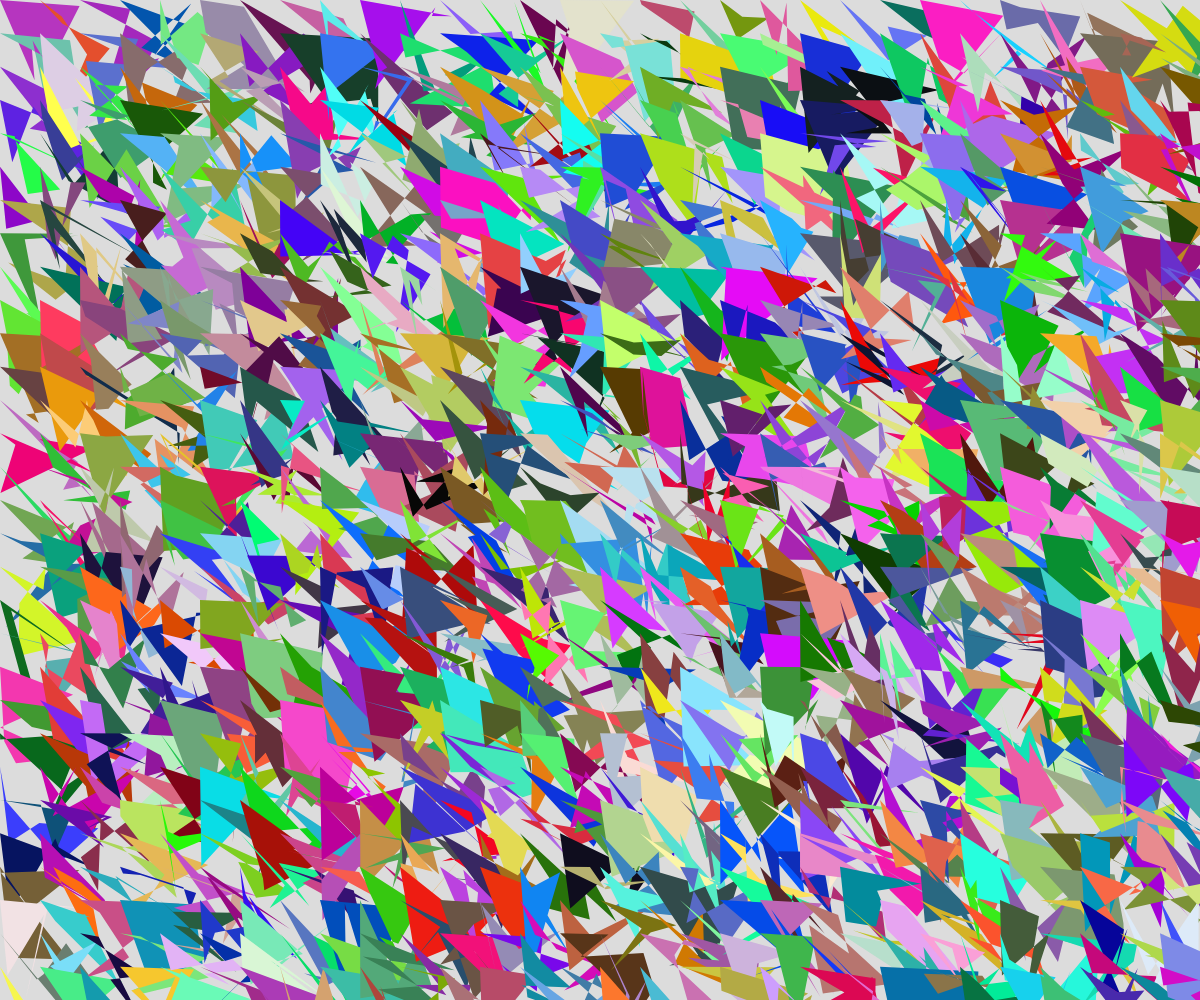
Frame 1 (no input)
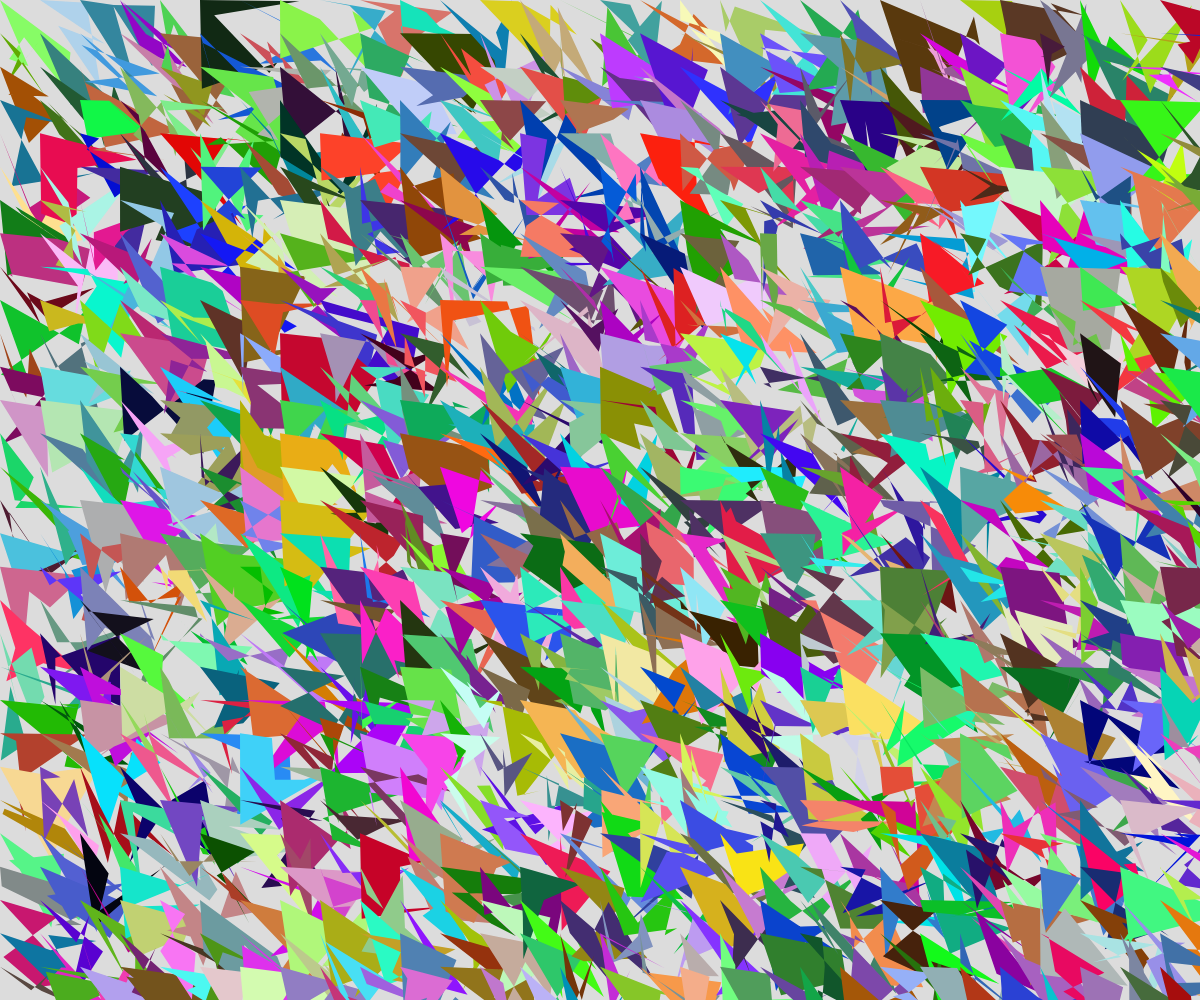
Frame 2 (the mouse pressed at the canvas centre, redrawn once)

The p5.js sketch that drew these frames (run headless with seeded random() and noise() and a simulated clock; the mouse was pressed at the canvas centre and the sketch redrawn once):

// p5.js sketch
// ── sketch.js
let xStep, yStep;

function setup() {
  createCanvas(innerWidth, innerHeight);
  xStep = innerWidth / 30;
  yStep = innerHeight / 30;
  noLoop();
}

function drawRandomShape(x0, y0) {
  beginShape();

  vertex(x0, y0);

  //5 random points
  for (let i = 0; i < 5; i++) {
    const newX = x0 + random(0, 100);
    const newY = y0 + random(0, 100);
    vertex(newX, newY);
  }

  endShape(CLOSE);
}

function draw() {
  background(220);
  noStroke();

  console.log(xStep);
  console.log(yStep);

  for (let x = 0; x < width; x = x + xStep) {
    for (let y = 0; y < height; y = y + yStep) {
      fill(random(255), random(255), random(255));
      drawRandomShape(x, y);
    }
  }
}
